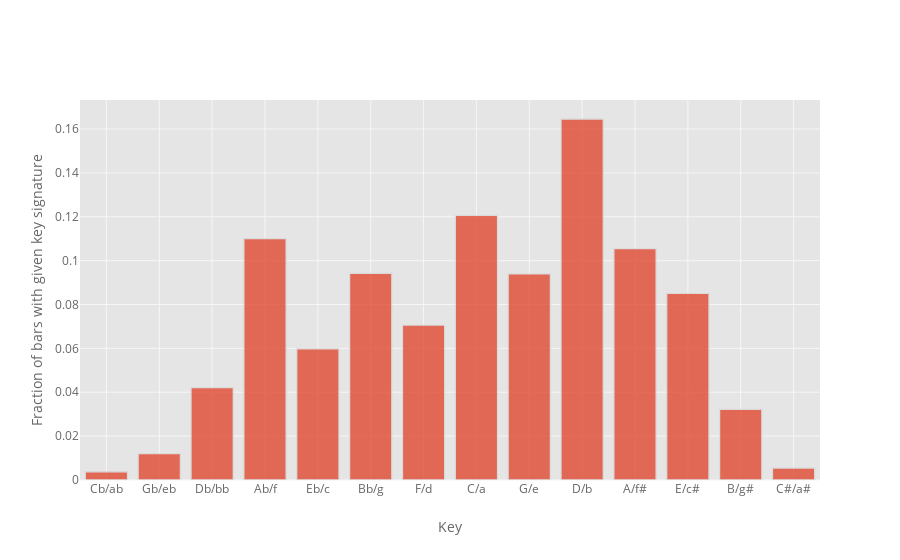

Write notebook code for a chart like this one.
### Markdown cell above
### Distribution of key signatures

### Code cell
measure_list.keysig.sort_values().apply(tpc2key).iplot('hist', xTitle='Key', yTitle = 'Fraction of bars with given key signature', histnorm = 'probability')

### Figure 1 — Plotly figure (JSON) as saved in the notebook; plotly's stock layout.template omitted (floating-point values rounded to 4 significant figures; data arrays with more than 128 entries replaced by an {"elided": "..."} marker saying what was removed)
{"data": [{"histfunc": "count", "histnorm": "probability", "marker": {"color": "rgba(226, 74, 51, 1.0)", "line": {"color": "#D9D9D9", "width": 1.3}}, "name": "keysig", "opacity": 0.8, "orientation": "v", "type": "histogram", "uid": "b3f5b75e-2f8d-4c40-8451-4b51ec68d563", "x": {"elided": "9145 str values"}}], "layout": {"autosize": true, "barmode": "overlay", "legend": {"bgcolor": "#FFFFFF", "font": {"color": "#666666"}}, "paper_bgcolor": "#FFFFFF", "plot_bgcolor": "#E5E5E5", "title": {"font": {"color": "#151516"}}, "xaxis": {"autorange": true, "gridcolor": "#F6F6F6", "range": [-0.5, 13.5], "showgrid": true, "tickfont": {"color": "#666666"}, "title": {"font": {"color": "#666666"}, "text": "Key"}, "type": "category", "zerolinecolor": "#F6F6F6"}, "yaxis": {"autorange": true, "gridcolor": "#F6F6F6", "range": [0, 0.1732], "showgrid": true, "tickfont": {"color": "#666666"}, "title": {"font": {"color": "#666666"}, "text": "Fraction of bars with given key signature"}, "zerolinecolor": "#F6F6F6"}}}
